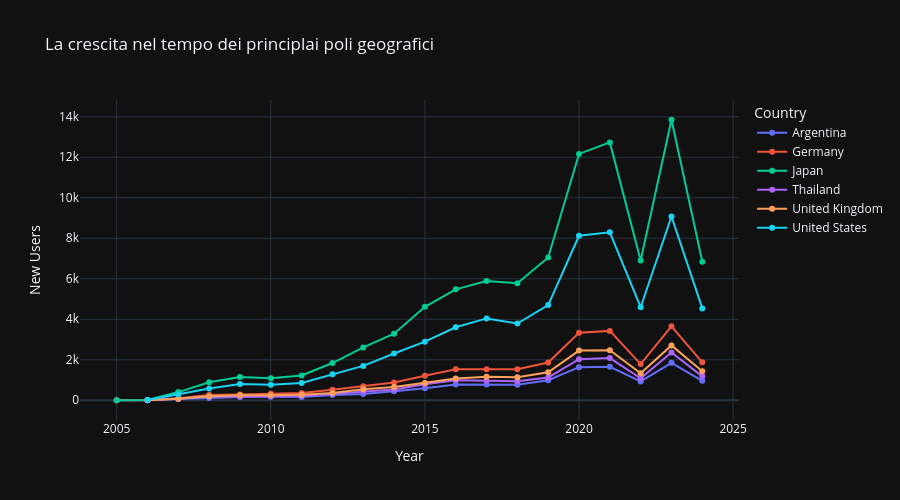

The cell this chart's notebook holds for it:
### Markdown cell above
## Crescita nella community nel tempo

### Code cell
profiles = df_profiles.copy()
profiles["joined"] = pd.to_datetime(profiles["joined"], errors="coerce")
profiles["joined_year"] = profiles["joined"].dt.year
profiles["country"] = profiles["location"].str.split(",").str[-1].str.strip()

profiles = profiles.dropna(subset=["joined_year", "country"])
top_countries = (
    profiles.groupby("country")["username"].nunique().sort_values(ascending=False).head(6).index
)

trend = (
    profiles.loc[
        profiles["country"].isin(top_countries) & profiles["joined_year"].between(2005, 2024)
    ].groupby(["joined_year", "country"])["username"].nunique().reset_index(name="n_users")
)

fig = px.line(
    trend, x="joined_year", y="n_users", color="country", markers=True, title="La crescita nel tempo dei principlai poli geografici",
    labels={
        "joined_year": "Year", "n_users": "New Users", "country": "Country"
    }
)
fig.update_layout(
    width=900, height=500
)

fig.show()

### Figure 1 — Plotly figure (JSON) as saved in the notebook; plotly's stock layout.template omitted (floating-point values rounded to 4 significant figures)
{"data": [{"hovertemplate": "Country=Argentina<br>Year=%{x}<br>New Users=%{y}<extra></extra>", "legendgroup": "Argentina", "line": {"color": "#636efa", "dash": "solid"}, "marker": {"symbol": "circle"}, "mode": "lines+markers", "name": "Argentina", "orientation": "v", "showlegend": true, "type": "scatter", "x": [2005.0, 2006.0, 2007.0, 2008.0, 2009.0, 2010.0, 2011.0, 2012.0, 2013.0, 2014.0, 2015.0, 2016.0, 2017.0, 2018.0, 2019.0, 2020.0, 2021.0, 2022.0, 2023.0, 2024.0], "xaxis": "x", "y": [2, 1, 57, 114, 164, 179, 160, 261, 306, 447, 591, 783, 782, 771, 988, 1635, 1655, 932, 1848, 962], "yaxis": "y"}, {"hovertemplate": "Country=Germany<br>Year=%{x}<br>New Users=%{y}<extra></extra>", "legendgroup": "Germany", "line": {"color": "#EF553B", "dash": "solid"}, "marker": {"symbol": "circle"}, "mode": "lines+markers", "name": "Germany", "orientation": "v", "showlegend": true, "type": "scatter", "x": [2005.0, 2006.0, 2007.0, 2008.0, 2009.0, 2010.0, 2011.0, 2012.0, 2013.0, 2014.0, 2015.0, 2016.0, 2017.0, 2018.0, 2019.0, 2020.0, 2021.0, 2022.0, 2023.0, 2024.0], "xaxis": "x", "y": [1, 3, 103, 256, 283, 323, 354, 523, 688, 875, 1215, 1528, 1528, 1536, 1865, 3331, 3426, 1786, 3651, 1873], "yaxis": "y"}, {"hovertemplate": "Country=Japan<br>Year=%{x}<br>New Users=%{y}<extra></extra>", "legendgroup": "Japan", "line": {"color": "#00cc96", "dash": "solid"}, "marker": {"symbol": "circle"}, "mode": "lines+markers", "name": "Japan", "orientation": "v", "showlegend": true, "type": "scatter", "x": [2005.0, 2006.0, 2007.0, 2008.0, 2009.0, 2010.0, 2011.0, 2012.0, 2013.0, 2014.0, 2015.0, 2016.0, 2017.0, 2018.0, 2019.0, 2020.0, 2021.0, 2022.0, 2023.0, 2024.0], "xaxis": "x", "y": [3, 16, 404, 890, 1154, 1093, 1221, 1838, 2608, 3290, 4616, 5479, 5884, 5776, 7053, 12166, 12732, 6899, 13852, 6842], "yaxis": "y"}, {"hovertemplate": "Country=Thailand<br>Year=%{x}<br>New Users=%{y}<extra></extra>", "legendgroup": "Thailand", "line": {"color": "#ab63fa", "dash": "solid"}, "marker": {"symbol": "circle"}, "mode": "lines+markers", "name": "Thailand", "orientation": "v", "showlegend": true, "type": "scatter", "x": [2006.0, 2007.0, 2008.0, 2009.0, 2010.0, 2011.0, 2012.0, 2013.0, 2014.0, 2015.0, 2016.0, 2017.0, 2018.0, 2019.0, 2020.0, 2021.0, 2022.0, 2023.0, 2024.0], "xaxis": "x", "y": [6, 81, 171, 178, 198, 206, 320, 424, 530, 795, 984, 960, 941, 1129, 2025, 2083, 1087, 2357, 1181], "yaxis": "y"}, {"hovertemplate": "Country=United Kingdom<br>Year=%{x}<br>New Users=%{y}<extra></extra>", "legendgroup": "United Kingdom", "line": {"color": "#FFA15A", "dash": "solid"}, "marker": {"symbol": "circle"}, "mode": "lines+markers", "name": "United Kingdom", "orientation": "v", "showlegend": true, "type": "scatter", "x": [2006.0, 2007.0, 2008.0, 2009.0, 2010.0, 2011.0, 2012.0, 2013.0, 2014.0, 2015.0, 2016.0, 2017.0, 2018.0, 2019.0, 2020.0, 2021.0, 2022.0, 2023.0, 2024.0], "xaxis": "x", "y": [4, 75, 197, 248, 252, 269, 354, 541, 650, 853, 1077, 1161, 1132, 1385, 2454, 2472, 1334, 2709, 1433], "yaxis": "y"}, {"hovertemplate": "Country=United States<br>Year=%{x}<br>New Users=%{y}<extra></extra>", "legendgroup": "United States", "line": {"color": "#19d3f3", "dash": "solid"}, "marker": {"symbol": "circle"}, "mode": "lines+markers", "name": "United States", "orientation": "v", "showlegend": true, "type": "scatter", "x": [2006.0, 2007.0, 2008.0, 2009.0, 2010.0, 2011.0, 2012.0, 2013.0, 2014.0, 2015.0, 2016.0, 2017.0, 2018.0, 2019.0, 2020.0, 2021.0, 2022.0, 2023.0, 2024.0], "xaxis": "x", "y": [16, 284, 579, 801, 769, 851, 1283, 1697, 2307, 2892, 3607, 4042, 3791, 4700, 8122, 8294, 4596, 9076, 4536], "yaxis": "y"}], "layout": {"height": 500, "legend": {"title": {"text": "Country"}, "tracegroupgap": 0}, "title": {"text": "La crescita nel tempo dei principlai poli geografici"}, "width": 900, "xaxis": {"anchor": "y", "domain": [0, 1], "title": {"text": "Year"}}, "yaxis": {"anchor": "x", "domain": [0, 1], "title": {"text": "New Users"}}}}
